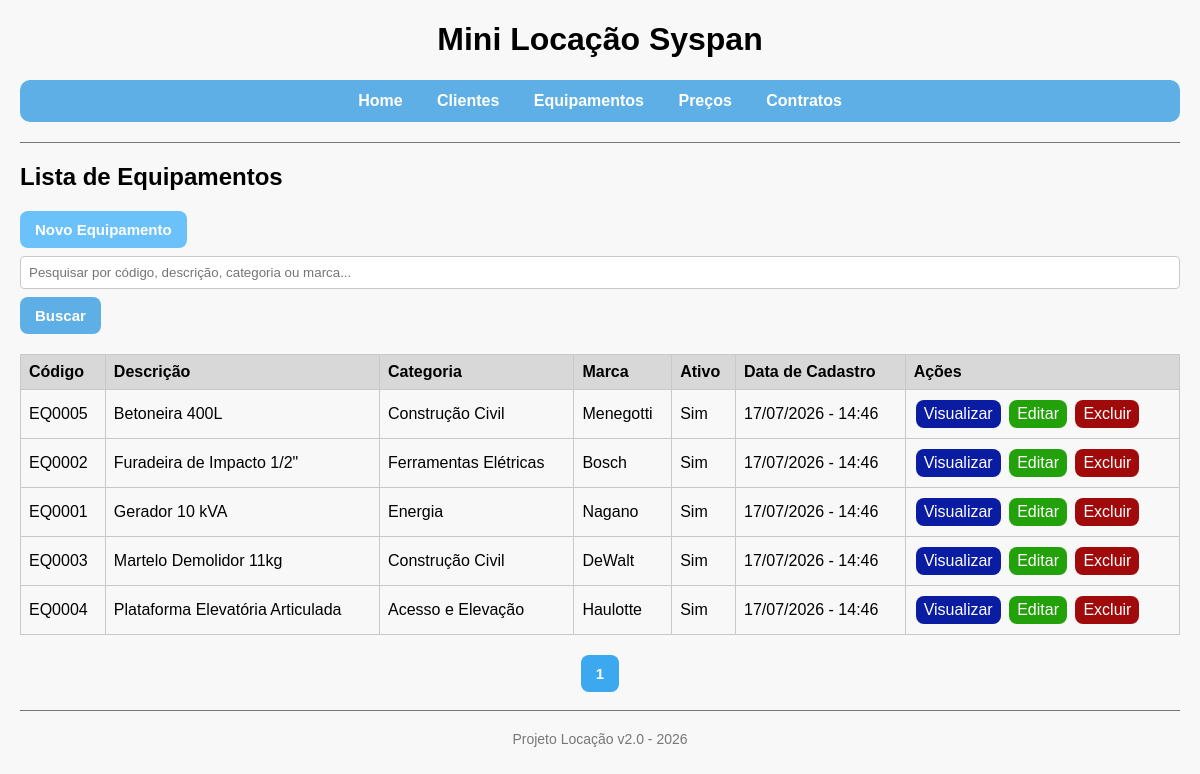
Screenshot of /projeto-locacao/equipamentos/listar.php with the database file from the repository.
### tables this page shows
CREATE TABLE IF NOT EXISTS equipamentos (
 id INT AUTO_INCREMENT PRIMARY KEY,
 codigo VARCHAR(30) NOT NULL UNIQUE,
 descricao VARCHAR(120) NOT NULL,
 categoria VARCHAR(80) NULL,
 marca VARCHAR(80) NULL,
 modelo VARCHAR(80) NULL,
 numero_serie VARCHAR(80) NULL,
 ativo TINYINT(1) NOT NULL DEFAULT 1,
 observacao VARCHAR(255) NULL,
 created_at DATETIME NOT NULL DEFAULT CURRENT_TIMESTAMP,
 updated_at DATETIME NULL DEFAULT CURRENT_TIMESTAMP ON UPDATE CURRENT_TIMESTAMP
);

### projeto-locacao/helpers.php (called while the page is built, shortened)
<?php
    function e(string $value): string {
        return htmlspecialchars($value, ENT_QUOTES | ENT_SUBSTITUTE, 'UTF-8');
    }
    function mostrarValor(mixed $valor): string {
        return !empty($valor) ? e($valor) : '-';
    }
    function formatarData(?string $data): string {
        $timestamp = strtotime($data);
        return date('d/m/Y - H:i',$timestamp);
    }
?>

### projeto-locacao/equipamentos/listar.php (the view)
<?php
    require_once '../conexao.php';
    require_once '../helpers.php';
    $pagina = max(1, (int)($_GET['pagina'] ?? 1));
    $registros_pagina  = 5;
    $offset = ($pagina - 1) * $registros_pagina;
    $busca  = trim($_GET['busca'] ?? '');
    $sql = 'SELECT id, codigo, descricao, categoria, marca, ativo, created_at FROM equipamentos
            WHERE codigo LIKE :busca OR descricao LIKE :busca OR categoria LIKE :busca OR marca LIKE :busca
            ORDER BY descricao ASC LIMIT :registros_pagina OFFSET :offset';
    $consulta = $pdo->prepare($sql);
    $consulta->bindValue(':busca', "%$busca%", PDO::PARAM_STR);
    $consulta->bindValue(':registros_pagina', $registros_pagina, PDO::PARAM_INT);
    $consulta->bindValue(':offset', $offset, PDO::PARAM_INT);
    $consulta->execute();
    $equipamentos = $consulta->fetchAll();
    $sql = 'SELECT COUNT(*) FROM equipamentos WHERE codigo LIKE :busca OR descricao LIKE :busca OR categoria LIKE :busca OR marca LIKE :busca';
    $consulta = $pdo->prepare($sql);
    $consulta->execute([':busca' => "%$busca%"]);
    $total_equipamentos = $consulta->fetchColumn();
    $total_paginas = max(1, ceil($total_equipamentos / $registros_pagina));
    require_once '../layout/header.php';
?>
<h2>Lista de Equipamentos</h2>
<a class="links" href="novo.php">Novo Equipamento</a>
<form method="GET">
    <input type="text" name="busca" placeholder="Pesquisar por código, descrição, categoria ou marca..." value="<?= e($busca) ?>">
    <button type="submit">Buscar</button>
</form>
<?php if(!empty($equipamentos)): ?>
    <table>
        <tr>
            <th>Código</th>
            <th>Descrição</th>
            <th>Categoria</th>
            <th>Marca</th>
            <th>Ativo</th>
            <th>Data de Cadastro</th>
            <th>Ações</th>
        </tr>
        <?php foreach($equipamentos as $row): ?>
            <tr>
                <td><?= e($row["codigo"]) ?></td>
                <td><?= e($row["descricao"]) ?></td>
                <td><?= mostrarValor($row["categoria"]) ?></td>
                <td><?= mostrarValor($row["marca"]) ?></td>
                <td><?= $row["ativo"] ? 'Sim' : 'Não' ?></td>
                <td><?= formatarData($row["created_at"]) ?></td>
                <td>
                    <a class="botao-ver" href="ver.php?id=<?= (int)$row["id"] ?>">Visualizar</a>
                    <a class="botao-editar" href="editar.php?id=<?= (int)$row["id"] ?>">Editar</a>
                    <a class="botao-excluir" href="excluir.php?id=<?= (int)$row["id"] ?>">Excluir</a>
                </td>
            </tr>
        <?php endforeach; ?>
    </table>
    <div class="paginacao">
        <?php for($i=1; $i <= $total_paginas; $i++): ?>
            <a href="?pagina=<?= $i ?>&busca=<?= urlencode($busca) ?>" class="<?= $i == $pagina ? 'ativa' : '' ?>"><?= $i ?></a>
        <?php endfor; ?>
    </div>
<?php else: ?>
    <p>Nenhum equipamento registrado.</p>
<?php endif; ?>
<?php require_once '../layout/footer.php'; ?>

### projeto-locacao/assets/css/style.css (style rules this page uses)
body { font-family: "Gill Sans Extrabold", Helvetica, sans-serif; background: #f8f8f8; margin: 20px; }
table { width: 100%; border-collapse: collapse; margin-top: 20px; overflow: hidden; border: 1px solid #c9c9c9; }
th, td { padding: 8px; text-align: left; border: 1px solid #c9c9c9; }
th { background: #d8d8d9; }
td a { padding: 5px 8px; border-radius: 8px; text-decoration: none; display: inline-block; margin: 2px; }
.botao-editar { background: #23a10a; color: white; }
.botao-excluir { background: #a10a0a; color: white; }
.botao-ver { background: #0a1ca1; color: white; }
.links { padding: 10px 15px; border-radius: 8px; text-decoration: none; background-color: #6bc1fa; color: white; font-size: 15px; font-weight: bold; display: inline-block; }
input, select, textarea { width: 100%; padding: 8px; margin: 8px 0; box-sizing: border-box; border: 1px solid #c9c9c9; border-radius: 4px; }
button { padding: 10px 15px; border: none; border-radius: 8px; background-color: #5eafe5; color: white; font-size: 15px; font-weight: bold; cursor: pointer; }
.paginacao { margin-top: 20px; text-align: center; }
.paginacao a { display: inline-flex; align-items: center; justify-content: center; padding: 10px 15px; border-radius: 8px; text-decoration: none; background-color: #6bc1fa; color: white; font-size: 15px; font-weight: bold; transition: 0.3s; }
.paginacao a.ativa { background-color: #3ca8f0; }

### rows the page displays
equipamentos: codigo "EQ0005", descricao "Betoneira 400L", categoria "Construção Civil", marca "Menegotti", ativo "Sim", created_at "17/07/2026 - 14:46"
equipamentos: codigo "EQ0002", descricao "Furadeira de Impacto 1/2\"", categoria "Ferramentas Elétricas", marca "Bosch", ativo "Sim", created_at "17/07/2026 - 14:46"
equipamentos: codigo "EQ0001", descricao "Gerador 10 kVA", categoria "Energia", marca "Nagano", ativo "Sim", created_at "17/07/2026 - 14:46"
equipamentos: codigo "EQ0003", descricao "Martelo Demolidor 11kg", categoria "Construção Civil", marca "DeWalt", ativo "Sim", created_at "17/07/2026 - 14:46"
equipamentos: codigo "EQ0004", descricao "Plataforma Elevatória Articulada", categoria "Acesso e Elevação", marca "Haulotte", ativo "Sim", created_at "17/07/2026 - 14:46"
